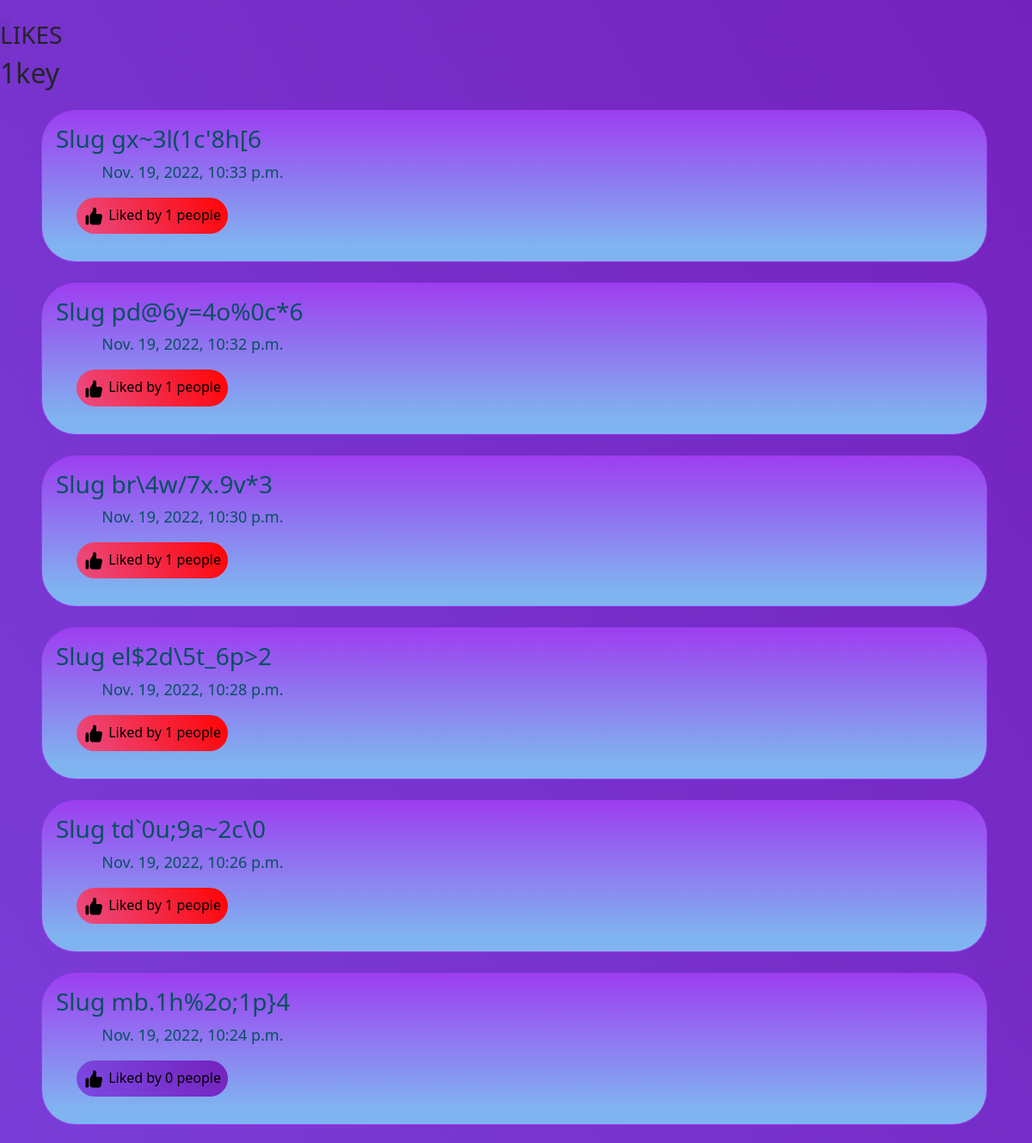
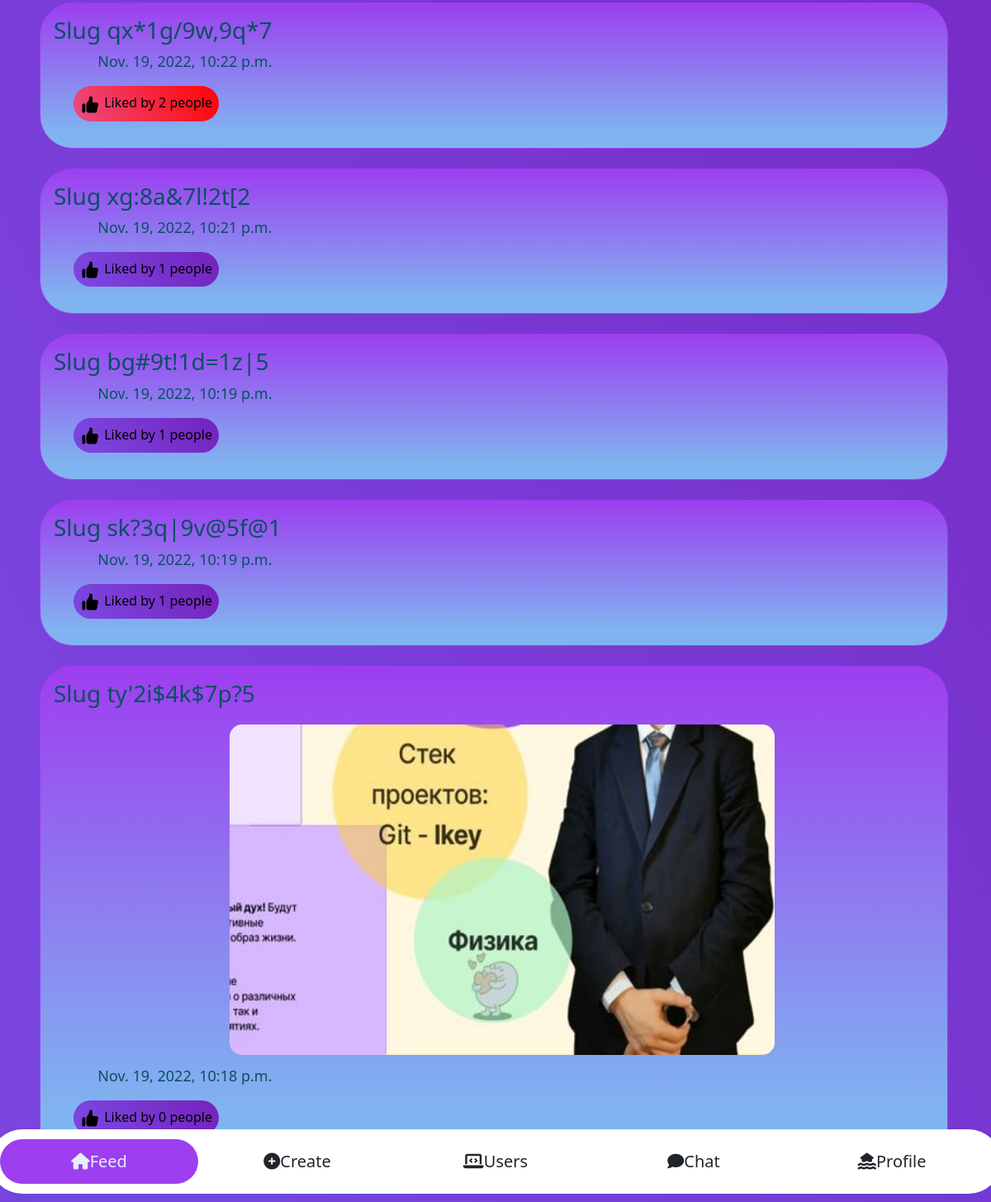
The app's page / (signed in) with its own data (2 pictures, top to bottom).
### blog/models.py (models this page shows, shortened)
class Post(models.Model):
    class Meta:
        verbose_name = 'Post'
        verbose_name_plural = 'Posts'
    author = models.ForeignKey(User,
                on_delete=models.CASCADE,
    )
    image = models.ImageField(upload_to='post_images')
    content = RichTextField('', blank=True, null=True,
                    max_length=5000,
            )
    date_created = models.DateTimeField(default=datetime.now)
    date_updated = models.DateTimeField(auto_now=True)
    amount_of_likes = models.IntegerField(default=0)
    slug = models.SlugField(max_length=50, unique=True, blank = True)

### blog/views.py (the view)
# urls.py: path('', views.feed, name='posts_feed'),
@login_required(login_url='sign_in')
def feed(request):
    context = {
        "user": request.user,
        "student": request.user.student,
        "all_posts": Post.objects.order_by('-date_created'),
    }
    return render(request, 'blog/posts_feed.html', context=context)

### blog/templatetags/blog_tags.py (called while the page is built)
@register.simple_tag
def was_liked(user, id):
    try:
        PostLike.objects.get(user=user, obj_id=id)
        return True
    except PostLike.DoesNotExist:
        return False

### blog/templates/blog/posts_feed.html (shortened to what this page needs)
{% extends "blog/base.html" %}
{% block content_blog %}
    {% include "blog/like.html" %}
    <h2>{{user}}</h2>
    {% for post in all_posts %}
        {% include "blog/post_model.html" with post=post %}
    {% endfor %}
{% endblock %}

### blog/templates/blog/post_model.html (shortened to what this page needs)
{% load blog_tags %}
<div class="post alert alert-info col-11">
    <div class="box col-12">
        <h3>Slug {{post.slug}}</h3>
    </div>
    {% if post.image %}
        <a href="{{ post.image.url }}" class="">
            <img src="{{ post.image.url }}" alt="None" class="post-image">
        </a>
    {% endif %}
    <p class="date col-12">{{ post.date_created }}</p><br>
    <div class="py-3 px-4 space-y-3 box">
        {% was_liked user post.id as liked %}
        <div id="{{ post.id }}{{ category }}"
        data-type="post"
        data-id="{{ post.id }}"
        data-action="like"
        data-category="{{ category }}"
        class="flex space-x-4 lg:font-bold data-likes text-center {% if liked %} was_liked {% endif%} col-lg-2 col-md-4 col-sm-6">
            <a href="">
                <div class="p-2 rounded-full text-black " >
                    <p>Liked by </p>
                    <p data-count="like">{{post.amount_of_likes}}</p>
                    <p>people</p>
                </div>
             </a>
        </div>
    </div>
</div>

### blog/static/blog/css/style.css (style rules this page uses)
body { background-image: linear-gradient(60deg, rgb(123, 69, 223) 10%, #7522bd 100%); overflow-x: hidden; }
a { text-decoration: none; }
p { display: inline; }
.date { margin-left: 5%; font-size: 18px; font-weight: 200; min-width: fit-content; }
.post { margin: 2% 4%; border-radius: 40px; border: 1px solid #9d3ef0; background: #9d3ef0; background-image: linear-gradient(0deg, rgb(128, 180, 240) 10%, #9d3ef0 100%); word-break: break-all; overflow: hidden; text-overflow: ellipsis; }
.post-image { margin: 1vw 0; margin-left: 20%; margin-right: 20%; border-radius: 15px; width: 55vw; height: 50vh; }
.box { white-space: nowrap; }
.box div { display:inline-block; word-break: break-all; }
:root { --primary-color: #9d3ef0; --primary-color: #e6eef9; --secondary-color: #e6eef9; --secondary-color:#9d3ef0; }
*, *:after, *:before { box-sizing: border-box; }
.data-likes { min-width: fit-content; border-radius: 50px; margin-right: 1vw; background-image: linear-gradient(60deg, rgb(123, 69, 223) 10%, #7522bd 100%); }
.was_liked { background-image: linear-gradient(60deg, rgb(236, 70, 120) 10%, #ff0303 100%); }

### records on screen
Post: slug "gx~3l(1c'8h[6", date_created "Nov. 19, 2022, 10:33 p.m.", amount_of_likes "1"
Post: slug "pd@6y=4o%0c*6", date_created "Nov. 19, 2022, 10:32 p.m.", amount_of_likes "1"
Post: slug "br\\4w/7x.9v*3", date_created "Nov. 19, 2022, 10:30 p.m.", amount_of_likes "1"
Post: slug "el$2d\\5t_6p>2", date_created "Nov. 19, 2022, 10:28 p.m.", amount_of_likes "1"
Post: slug "td`0u;9a~2c\\0", date_created "Nov. 19, 2022, 10:26 p.m.", amount_of_likes "1"
Post: slug "mb.1h%2o;1p}4", date_created "Nov. 19, 2022, 10:24 p.m.", amount_of_likes "0"
Post: slug "qx*1g/9w,9q*7", date_created "Nov. 19, 2022, 10:22 p.m.", amount_of_likes "2"
Post: slug "xg:8a&7l!2t[2", date_created "Nov. 19, 2022, 10:21 p.m.", amount_of_likes "1"
Post: slug "bg#9t!1d=1z|5", date_created "Nov. 19, 2022, 10:19 p.m.", amount_of_likes "1"
Post: slug "sk?3q|9v@5f@1", date_created "Nov. 19, 2022, 10:19 p.m.", amount_of_likes "1"
Post: slug "ty'2i$4k$7p?5", image (picture), date_created "Nov. 19, 2022, 10:18 p.m.", amount_of_likes "0"

### other values on screen
{{ user }} "1key"
